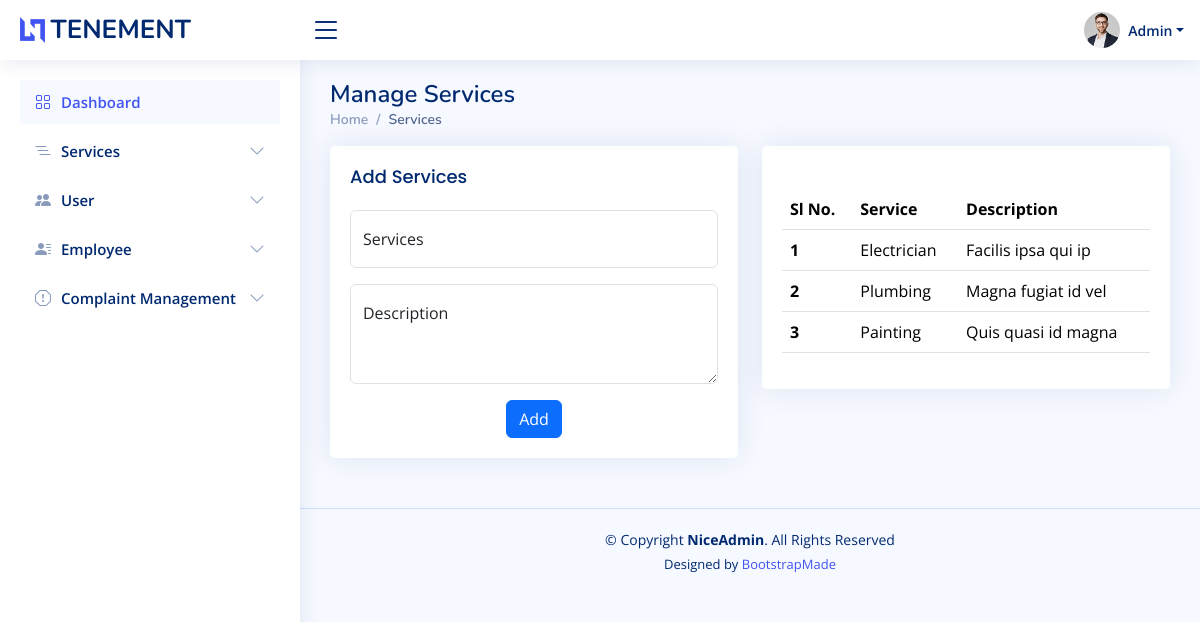
The app's page /admin/service.php with its own data.
### tables this page shows
CREATE TABLE `items` (
  `id` int(50) NOT NULL,
  `services` varchar(100) NOT NULL,
  `description` varchar(200) NOT NULL
);

### connect.php (called while the page is built, shortened)
<?php
$dbname="tenement";
$conn=mysqli_connect("localhost","root","",$dbname);
function select_data($sql)
{
  global $conn;
  $res = mysqli_query($conn, $sql);
  if ($res)
    return $res;
  else
    return False;
}
?>

### admin/service.php (the view, shortened to what this page needs)
<?php
include 'header.php';
?>
<main id="main" class="main">
  <div class="pagetitle">
    <h1>Manage Services</h1>
    <nav>
      <ol class="breadcrumb">
        <li class="breadcrumb-item"><a href="index.php">Home</a></li>
        <li class="breadcrumb-item active">Services</li>
      </ol>
    </nav>
  </div>
  <section class="section">
    <div class="row">
      <div class=col-md-6>
        <div class="card">
          <div class="card-body">
            <h5 class="card-title">Add Services</h5>
            <form class="row g-3" action="php/add.php" method="POST">
              <div class="col-md-12">
                <div class="form-floating">
                  <input type="text" class="form-control" name="services" placeholder="Your Name" maxlength="100">
                  <label for="services">Services</label>
                </div>
              </div>
              <div class="col-12">
                <div class="form-floating">
                  <textarea class="form-control" placeholder="Address" name="description" style="height: 100px;" maxlength="200"></textarea>
                  <label for="floatingTextarea">Description</label>
                </div>
              </div>
              <div class="text-center">
                <button type="submit" class="btn btn-primary">Add</button>
              </div>
            </form>
          </div>
        </div>
      </div>
      <div class="col-lg-6">
        <div class="card">
          <div class="card-body">
            <h5 class="card-title"></h5>
            <table class="table datatable">
              <thead>
                <tr>
                  <th scope="col">Sl No.</th>
                  <th scope="col">Service</th>
                  <th scope="col">Description</th>
                </tr>
              </thead>
              <tbody>
                <tr>
                <?php
                $sql="SELECT * FROM items ";
                $data=select_data($sql);
                $n=1;
                while($user=mysqli_fetch_assoc($data)){
                  ?>
                  <th scope="row"><?php echo $n++?></th>
                  <td><?php echo $user['services']?></td>
                  <td><?php echo $user['description']?></td>
                </tr>
          <?php
                }
                ?>
              </tbody>
            </table>
          </div>
        </div>
      </div>
    </div>
  </section>
</main>

### admin/header.php (shortened to what this page needs)
<?php
require '../connect.php';
?>
<!DOCTYPE html>
<html lang="en">
<head>
  <link href="assets/vendor/bootstrap/css/bootstrap.min.css" rel="stylesheet">
  <link href="assets/vendor/bootstrap-icons/bootstrap-icons.css" rel="stylesheet">
  <link href="assets/vendor/boxicons/css/boxicons.min.css" rel="stylesheet">
  <link href="assets/vendor/quill/quill.snow.css" rel="stylesheet">
  <link href="assets/vendor/quill/quill.bubble.css" rel="stylesheet">
  <link href="assets/vendor/remixicon/remixicon.css" rel="stylesheet">
  <link href="assets/vendor/simple-datatables/style.css" rel="stylesheet">
  <link href="assets/css/style.css" rel="stylesheet">
</head>
<body>
  <header id="header" class="header fixed-top d-flex align-items-center">
    <div class="d-flex align-items-center justify-content-between">
      <a href="index.php" class="logo d-flex align-items-center">
        <img src="assets/img/logo.png" alt="">
        <span class="d-none d-lg-block">TENEMENT</span>
      </a>
      <i class="bi bi-list toggle-sidebar-btn"></i>
    </div>
    <nav class="header-nav ms-auto">
      <ul class="d-flex align-items-center">
        <li class="nav-item dropdown pe-3">
          <a class="nav-link nav-profile d-flex align-items-center pe-0" href="#" data-bs-toggle="dropdown">
            <img src="assets/img/profile-img.jpg" alt="Profile" class="rounded-circle">
            <span class="d-none d-md-block dropdown-toggle ps-2">Admin</span>
          </a>
        </li>
      </ul>
    </nav>
  </header>
  <aside id="sidebar" class="sidebar">
    <ul class="sidebar-nav" id="sidebar-nav">
      <li class="nav-item">
        <a class="nav-link " href="index.php">
          <i class="bi bi-grid"></i>
          <span>Dashboard</span>
        </a>
      </li>
<li class="nav-item">
  <a class="nav-link collapsed" data-bs-target="#icons-nav" data-bs-toggle="collapse" href="#">
    <i class="bi bi-list-nested"></i><span>Services</span><i class="bi bi-chevron-down ms-auto"></i>
  </a>
</li>
      <li class="nav-item">
        <a class="nav-link collapsed" data-bs-target="#forms-nav" data-bs-toggle="collapse" href="#">
          <i class="bi bi-people-fill"></i><span>User</span><i class="bi bi-chevron-down ms-auto"></i>
        </a>
      </li>
      <li class="nav-item">
        <a class="nav-link collapsed" data-bs-target="#tables-nav" data-bs-toggle="collapse" href="#">
        <i class="bi bi-person-lines-fill"></i><span>Employee</span><i class="bi bi-chevron-down ms-auto"></i>
        </a>
      </li>
      <li class="nav-item">
        <a class="nav-link collapsed" data-bs-target="#charts-nav" data-bs-toggle="collapse" href="#">
          <i class="bi bi-exclamation-octagon"></i><span>Complaint Management</span><i class="bi bi-chevron-down ms-auto"></i>
        </a>
      </li>
    </ul>
  </aside>

### admin/assets/css/style.css (style rules this page uses)
:root { scroll-behavior: smooth; }
body { font-family: "Open Sans", sans-serif; background: #f6f9ff; color: #444444; }
a { color: #4154f1; text-decoration: none; }
h1, h2, h3, h4, h5, h6 { font-family: "Nunito", sans-serif; }
#main { margin-top: 60px; padding: 20px 30px; transition: all 0.3s; }
.pagetitle { margin-bottom: 10px; }
.pagetitle h1 { font-size: 24px; margin-bottom: 0; font-weight: 600; color: #012970; }
.card { margin-bottom: 30px; border: none; border-radius: 5px; box-shadow: 0px 0 30px rgba(1, 41, 112, 0.1); }
.card-title { padding: 20px 0 15px 0; font-size: 18px; font-weight: 500; color: #012970; font-family: "Poppins", sans-serif; }
.card-body { padding: 0 20px 20px 20px; }
.breadcrumb { font-size: 14px; font-family: "Nunito", sans-serif; color: #899bbd; font-weight: 600; }
.breadcrumb a { color: #899bbd; transition: 0.3s; }
.breadcrumb .breadcrumb-item::before { color: #899bbd; }
.breadcrumb .active { color: #51678f; font-weight: 600; }
.logo { line-height: 1; }
@media (min-width: 1200px) { .logo { width: 280px; } }
.logo img { max-height: 26px; margin-right: 6px; }
.logo span { font-size: 26px; font-weight: 700; color: #012970; font-family: "Nunito", sans-serif; }
.header { transition: all 0.5s; z-index: 997; height: 60px; box-shadow: 0px 2px 20px rgba(1, 41, 112, 0.1); background-color: #fff; padding-left: 20px; }
.header .toggle-sidebar-btn { font-size: 32px; padding-left: 10px; cursor: pointer; color: #012970; }
.header-nav ul { list-style: none; }
.header-nav > ul { margin: 0; padding: 0; }
.header-nav .nav-profile { color: #012970; }
.header-nav .nav-profile img { max-height: 36px; }
.header-nav .nav-profile span { font-size: 14px; font-weight: 600; }
.sidebar { position: fixed; top: 60px; left: 0; bottom: 0; width: 300px; z-index: 996; transition: all 0.3s; padding: 20px; overflow-y: auto; scrollbar-width: thin; scrollbar-color: #aab7cf transparent; box-shadow: 0px 0px 20px rgba(1, 41, 112, 0.1); background-color: #fff; }
@media (min-width: 1200px) { #main, #footer { margin-left: 300px; } }
.sidebar-nav { padding: 0; margin: 0; list-style: none; }
.sidebar-nav li { padding: 0; margin: 0; list-style: none; }
.sidebar-nav .nav-item { margin-bottom: 5px; }
.sidebar-nav .nav-link { display: flex; align-items: center; font-size: 15px; font-weight: 600; color: #4154f1; transition: 0.3; background: #f6f9ff; padding: 10px 15px; border-radius: 4px; }
.sidebar-nav .nav-link i { font-size: 16px; margin-right: 10px; color: #4154f1; }
.sidebar-nav .nav-link.collapsed { color: #012970; background: #fff; }
.sidebar-nav .nav-link.collapsed i { color: #899bbd; }
.sidebar-nav .nav-link .bi-chevron-down { margin-right: 0; transition: transform 0.2s ease-in-out; }
.footer { padding: 20px 0; font-size: 14px; transition: all 0.3s; border-top: 1px solid #cddfff; }
.footer .copyright { text-align: center; color: #012970; }
.footer .credits { padding-top: 5px; text-align: center; font-size: 13px; color: #012970; }

### records on screen
items: services "Electrician", description "Facilis ipsa qui ip"
items: services "Plumbing", description "Magna fugiat id vel"
items: services "Painting", description "Quis quasi id magna"
